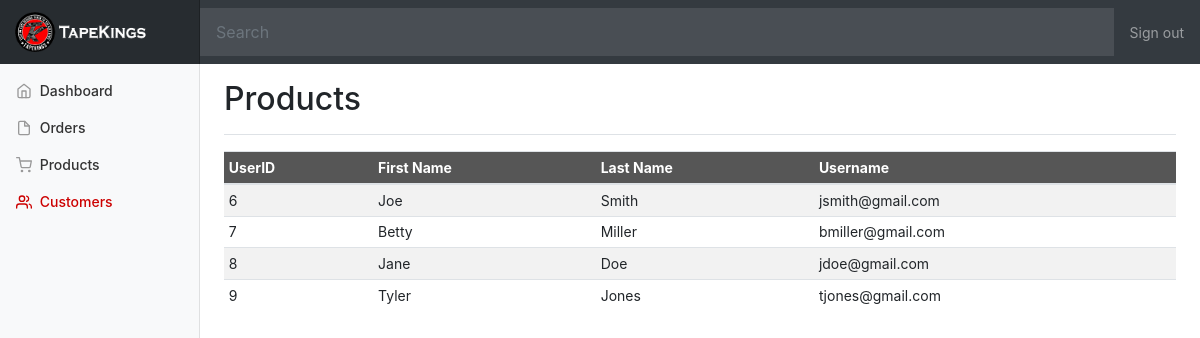
Screenshot of /pages/customers.php with the database file from the repository.
### tables this page shows
CREATE TABLE `users` (
  `userID` int(11) NOT NULL,
  `firstName` varchar(255) NOT NULL,
  `lastName` varchar(255) NOT NULL,
  `username` varchar(255) NOT NULL,
  `password` varchar(255) NOT NULL
);

### pages/customers.php (the view, shortened to what this page needs)
<!DOCTYPE html>
<html>
  <head>
    <link rel="stylesheet" href="lib/normalize/normalize.css">
    <link rel="stylesheet" href="css/bootstrap/bootstrap.css">
    <link rel="stylesheet" href="css/bootstrap/bootstrap-grid.css">
    <link rel="stylesheet" href="css/dashboard.css">
    <link rel="stylesheet" href="css/responsive.css">
  </head>
  <?php include 'app/database.php' ?>
<body class="dashboard">
    <nav class="navbar navbar-dark sticky-top bg-dark flex-md-nowrap p-0">
      <a class="navbar-brand col-sm-3 col-md-2 mr-0" href="sports"><img src="./css/img/logo-top.png" alt="Logo" style="height:40px;"/></a>
      <form action="inc/search.php" method="post" style="max-width: 1485px;width: 100%;"><input class="form-control form-control-dark w-100" type="text" name="search" placeholder="Search" aria-label="Search"></form>
      <ul class="navbar-nav px-3">
        <li class="nav-item text-nowrap">
          <a class="nav-link" href="logout">Sign out</a>
        </li>
      </ul>
    </nav>
    <div class="container-fluid">
      <div class="row">
        <nav class="col-md-2 d-none d-md-block bg-light sidebar">
          <div class="sidebar-sticky">
            <ul class="nav flex-column">
              <li class="nav-item">
                <a class="nav-link" href="account">
                  <span data-feather="home"></span>
                  Dashboard
                </a>
              </li>
              <li class="nav-item">
                <a class="nav-link" href="orders">
                  <span data-feather="file"></span>
                  Orders
                </a>
              </li>
              <?php if ($_SESSION['userID']==0){ ?>
              <li class="nav-item">
                <a class="nav-link" href="productsDashboard">
                  <span data-feather="shopping-cart"></span>
                  Products
                </a>
              </li>
              <li class="nav-item">
                <a class="nav-link active" href="customers">
                  <span data-feather="users"></span>
                  Customers <span class="sr-only">(current)</span>
                </a>
              </li>
              <?php } ?>
            </ul>
        </nav>
        <main role="main" class="col-md-9 ml-sm-auto col-lg-10 pt-3 px-4">
          <div class="d-flex justify-content-between flex-wrap flex-md-nowrap align-items-center pb-2 mb-3 border-bottom">
            <h2>Products</h2>
          </div>
          <div class="table-responsive">
            <table class="table table-striped table-sm">
              <thead>
                <tr>
                  <th>UserID</th>
                  <th>First Name</th>
                  <th>Last Name</th>
                  <th>Username</th>
                </tr>
              </thead>
              <tbody>
                <?php
                  $sql = "SELECT * FROM users;";
                  $result = mysqli_query($conn, $sql);
                  while($row = $result->fetch_assoc()) {
                    if($row['userID']==0){} else{ ?>
                    <tr>
                      <td><?php echo $row['userID']; ?></td>
                      <td><?php echo $row['firstName']; ?></td>
                      <td><?php echo $row['lastName']; ?></td>
                      <td><?php echo $row['username']; ?></td>
                    </tr>
                <?php }} ?>
            </table>
          </div>
        </main>
      </div>
    </div>
  </body>
  </html>

### css/dashboard.css (style rules this page uses)
body { font-size: .875rem; }
.feather { width: 16px; height: 16px; vertical-align: text-bottom; }
.sidebar { position: fixed; top: 0; bottom: 0; left: 0; z-index: 100; padding: 0; box-shadow: inset -1px 0 0 rgba(0, 0, 0, .1); }
.sidebar-sticky { position: -webkit-sticky; position: sticky; top: 48px; height: calc(100vh - 48px); padding-top: 1.5rem; overflow-x: hidden; overflow-y: auto; }
.sidebar .nav-link { font-weight: 500; color: #333; }
.sidebar .nav-link .feather { margin-right: 4px; color: #999; }
.sidebar .nav-link.active, a { color: #cc0000; }
.sidebar .nav-link:hover .feather, .sidebar .nav-link.active .feather { color: inherit; }
.navbar-brand { padding-top: .75rem; padding-bottom: .75rem; font-size: 1rem; background-color: rgba(0, 0, 0, .25); box-shadow: inset -1px 0 0 rgba(0, 0, 0, .25); }
.navbar .form-control { padding: .75rem 1rem; border-width: 0; border-radius: 0; }
.form-control-dark { color: #fff; background-color: rgba(255, 255, 255, .1); border-color: rgba(255, 255, 255, .1); }
.border-bottom { border-bottom: 1px solid #e5e5e5; }
.dashboard nav a { color: #333; }
table.table thead { background: #565656 none repeat scroll 0 0; color: #fff; }

### rows the page displays
users: userID "6", firstName "Joe", lastName "Smith", username "jsmith@gmail.com"
users: userID "7", firstName "Betty", lastName "Miller", username "bmiller@gmail.com"
users: userID "8", firstName "Jane", lastName "Doe", username "jdoe@gmail.com"
users: userID "9", firstName "Tyler", lastName "Jones", username "tjones@gmail.com"
